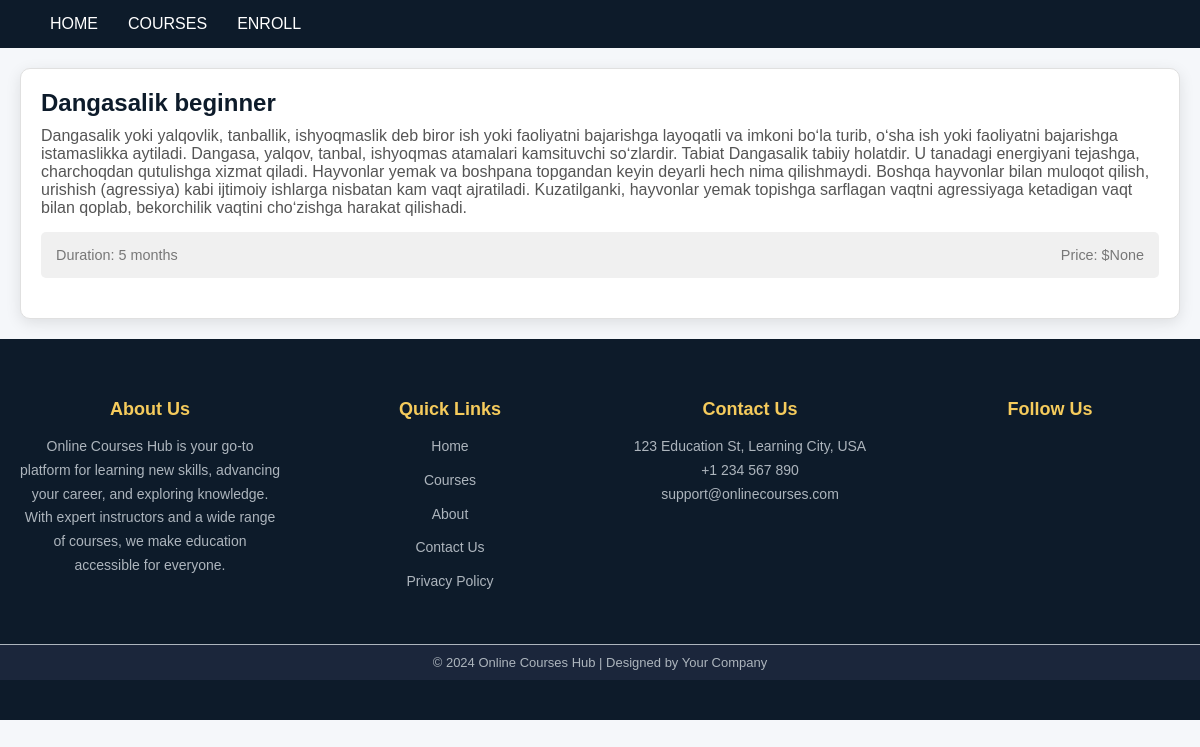
The app's page /course-detail/3 with its own data.
### home/models.py (models this page shows, shortened)
class Course(models.Model):
    name = models.CharField(max_length=200)
    price = models.DecimalField(max_digits=10, decimal_places=3, null=True, blank=True)
    description = models.TextField()
    start_date = models.DateTimeField(auto_now_add=True)
    duration = models.IntegerField(default=8)
    instructor = models.CharField(max_length=100)

### home/views.py (the view)
# urls.py: path('course-detail/<course_id>', course_detail, name='course-detail'),
def course_detail(request, course_id):
    course = Course.objects.get(id=course_id)
    all_courses = Course.objects.all()
    context = {
        'course': course,
        'all_courses': all_courses
    }
    return render(request, 'course_detail.html', context)

### templates/course_detail.html (shortened to what this page needs)
{% load static %}
<!DOCTYPE html>
<html lang="en">
<head>
    <link rel="stylesheet" type="text/css" href="{% static 'css/home.css' %}">
</head>
<nav class="navbar">
    <div class="container">
        <ul class="nav-links">
            <li><a href="{% url 'homepage' %}">Home</a></li>
            <li><a href="{% url 'homepage' %}">Courses</a></li>
            <li><a href="{% url 'enroll' %}">enroll</a></li>
        </ul>
    </div>
</nav>
<body class="body">
<div class="course-box">
    <h1>{{ course.name }}</h1>
    <p class="description">{{ course.description }}</p>
    <p class="details">
        <span class="duration">Duration: {{ course.duration }} months</span>
        <span class="price">Price: ${{ course.price }}</span>
    </p>
</div>
<footer>
    <div class="footer-container">
        <div class="footer-section about">
            <h3>About Us</h3>
            <p>Online Courses Hub is your go-to platform for learning new skills, advancing your career, and exploring knowledge. With expert instructors and a wide range of courses, we make education accessible for everyone.</p>
        </div>
        <div class="footer-section links">
            <h3>Quick Links</h3>
            <ul>
                <li><a href="#">Home</a></li>
                <li><a href="#">Courses</a></li>
                <li><a href="#">About</a></li>
                <li><a href="#">Contact Us</a></li>
                <li><a href="#">Privacy Policy</a></li>
            </ul>
        </div>
        <div class="footer-section contact">
            <h3>Contact Us</h3>
            <p> 123 Education St, Learning City, USA</p>
            <p> +1 234 567 890</p>
            <p> support@onlinecourses.com</p>
        </div>
        <div class="footer-section social">
            <h3>Follow Us</h3>
            <div class="social-icons">
            </div>
        </div>
    </div>
    <div class="footer-bottom">
        &copy; 2024 Online Courses Hub | Designed by Your Company
    </div>
</footer>
</body>
</html>

### staticfiles/css/home.css (style rules this page uses)
* { margin: 0; padding: 0; box-sizing: border-box; }
.navbar { background-color: #0D1B2A; padding: 15px 0; width: 100%; }
.container { max-width: 1200px; margin: auto; display: flex; justify-content: space-between; align-items: center; padding: 0 20px; }
.nav-links { list-style: none; display: flex; align-items: center; }
.nav-links li { margin-left: 30px; }
.nav-links li a { color: #ffffff; text-decoration: none; font-size: 16px; font-weight: 500; text-transform: uppercase; transition: color 0.3s ease; }
body { font-family: 'Arial', sans-serif; margin: 0; padding: 0; background-color: #f5f7fa; color: #333; }
h1, h2, p { margin: 0; }
footer { background-color: #0D1B2A; color: #ffffff; padding: 40px 0; text-align: center; font-family: 'Arial', sans-serif; }
.footer-container { display: flex; flex-wrap: wrap; justify-content: space-around; max-width: 1200px; margin: auto; }
.footer-section { flex: 1; margin: 20px; min-width: 200px; }
.footer-section h3 { font-size: 18px; margin-bottom: 15px; color: #F5CB5C; }
.footer-section p, .footer-section ul, .footer-section li { font-size: 14px; line-height: 1.7; color: #adb5bd; }
.footer-section a { color: #adb5bd; text-decoration: none; transition: color 0.3s ease; }
.footer-section ul { list-style: none; padding: 0; }
.footer-section ul li { margin-bottom: 10px; }
.footer-bottom { background-color: #1B263B; padding: 10px 0; color: #adb5bd; font-size: 13px; border-top: 1px solid #adb5bd; margin-top: 20px; }
.course-box { background-color: #ffffff; border: 1px solid #e0e0e0; border-radius: 10px; box-shadow: 0 4px 15px rgba(0, 0, 0, 0.1); padding: 20px; margin: 20px; transition: transform 0.3s, box-shadow 0.3s; }
.course-box h1 { font-size: 1.5em; color: #0D1B2A; margin-bottom: 10px; }
.course-box .description { font-size: 1em; color: #555; margin-bottom: 15px; }
.course-box .details { display: flex; justify-content: space-between; margin-bottom: 20px; }
.course-box .details .duration, .course-box .details .price { font-size: 0.9em; color: #777; }
.details { display: none; margin-top: 15px; background-color: #f0f0f0; padding: 15px; border-radius: 5px; }

### records on screen
Course: name "Dangasalik beginner", description "Dangasalik yoki yalqovlik, tanballik, ishyoqmaslik deb biror ish yoki faoliyatni bajarishga layoqatli va imkoni boʻla turib, oʻsha ish yoki faoliyatni bajarishga istamaslikka aytiladi. Dangasa, yalqov, tanbal, ishyoqmas atamalari kamsituvchi soʻzlardir. Tabiat Dangasalik tabiiy holatdir. U tanadagi energiyani tejashga, charchoqdan qutulishga xizmat qiladi. Hayvonlar yemak va boshpana topgandan keyin deyarli hech nima qilishmaydi. Boshqa hayvonlar bilan muloqot qilish, urishish (agressiya) kabi ijtimoiy ishlarga nisbatan kam vaqt ajratiladi. Kuzatilganki, hayvonlar yemak topishga sarflagan vaqtni agressiyaga ketadigan vaqt bilan qoplab, bekorchilik vaqtini choʻzishga harakat qilishadi.", duration "5", price "None"
